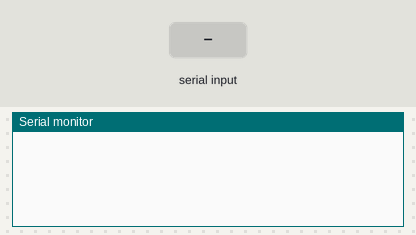
Recording of a sketch running on a simulated Arduino Leonardo, built with avr-gcc and run on an emulated ATmega32U4. Parts: the last lines printed to the serial monitor. Inputs (shaded band) come from the test bench. USB keyboard and mouse output is not drawn.

Above: at 2.2 s.
2.3 s: "1" received over the second serial link
At 3.1 s:
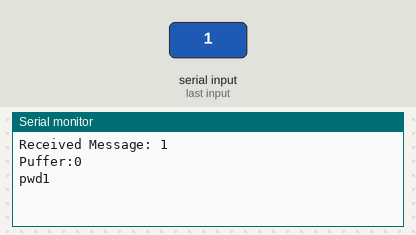
3.8 s: "2" received over the second serial link
At 4.2 s:
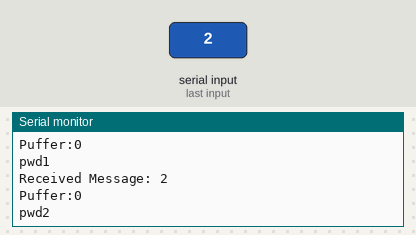

The sketch:

bt_module_pwd.ino
```cpp
//--------------------------- legt Passwörter fest
char pwd1[] = "Gc3c^z*%|nQjwjuQ;!B6/.23>!S>OysHM~?X%Dxg4mSRYnB=.H3iY$8#YX4TVS:>eqIi.q$W/y2K.wu!JEU<XGb%-W71A=k.D3HP";
char pwd2[] = "Ff0<rRt|cZ,+W;Cff8A?>T3m>SVD~+8s=b^zqzVrirj0cy;JL2b^.,i<|76r`Dezx8Rd5WTawr6#5S3g0vnF$`+!7V*d2=HC!VGk";
char pwd3[] = ">I.6Wtg_7v~NhIaFPN!qAHz/$fv*k2Y*X=9D/VU~Lg<iR-1Kv_BE5SNGusgqf0Bcw<2sCB/~&&;WHVXI~Ft:luwaQ4$,csR:5,F*";
char pwd4[] = "test4";
char pwd5[] = "test5";
char pwd6[] = "test6";

//--------------------------- bindet Bibliotheken ein und startet SoftwareSerial

#include <Keyboard.h>
#include <SoftwareSerial.h>

SoftwareSerial bt(8, 9); // RX;TX

char temp = "";

//---------------------------SETUP

void setup() {

  //--------------------------- Initialisiert Serial

  Serial.begin(9600);
  /*
  while (!Serial) {
    ; // wait for serial port to connect. Needed for Native USB only
  }
  Serial.println("Serial started");
  */

  //---------------------------Initialisiert SoftwareSerial als bt

  bt.begin(9600);
  delay(1000);
  /*
    bt.write("AT+NAMEboringmodule");
    bt.write("AT+PIN032510");
    bt.write("AT+TYPE2");
  */
  //---------------------------Startet die Keyboard Library

  Keyboard.begin();

}

//--------------------------- LOOP

void loop() {

  //--------------------------- Verarbeitet Serial Nachrichten
/*
  if (Serial.available()) {
    bt.write(Serial.read());
  }
*/
  //--------------------------- Verarbeitet bt Nachrichten

  if (bt.available()) {

    temp = bt.read();
    Serial.print("Received Message: ");
    Serial.print(temp);
    Serial.println();

    Serial.print("Puffer:");
    Serial.print( bt.available());
    Serial.println();

    if (temp == '1') {
      Serial.println("pwd1");
      Keyboard.print(pwd1);

    } else if (temp == '2') {
      Serial.println("pwd2");
      Keyboard.print(pwd2);

    } else if (temp == '3') {
      Serial.println("pwd3");
      Keyboard.print(pwd3);

    } else if (temp == '4') {
      Serial.println("pwd4");
      Keyboard.print(pwd4);

    } else if (temp == '5') {
      Serial.println("pwd5");
      Keyboard.print(pwd5);

    } else if (temp == '6') {
      Serial.println("pwd6");
      Keyboard.print(pwd6);

    } /*else {
      Serial.println("no command");
      // Keyboard.print("test");
    } */

    while (bt.available() > 0) {
      temp = bt.read();
      delay (500);
      temp = bt.read();
    }

    temp = "";
  }


}
```

Measured:
- after the input at 2.3 s, the serial monitor: prints a new line at once (image 1)
- after the input at 3.8 s, the serial monitor: prints a new line at once (image 2)
